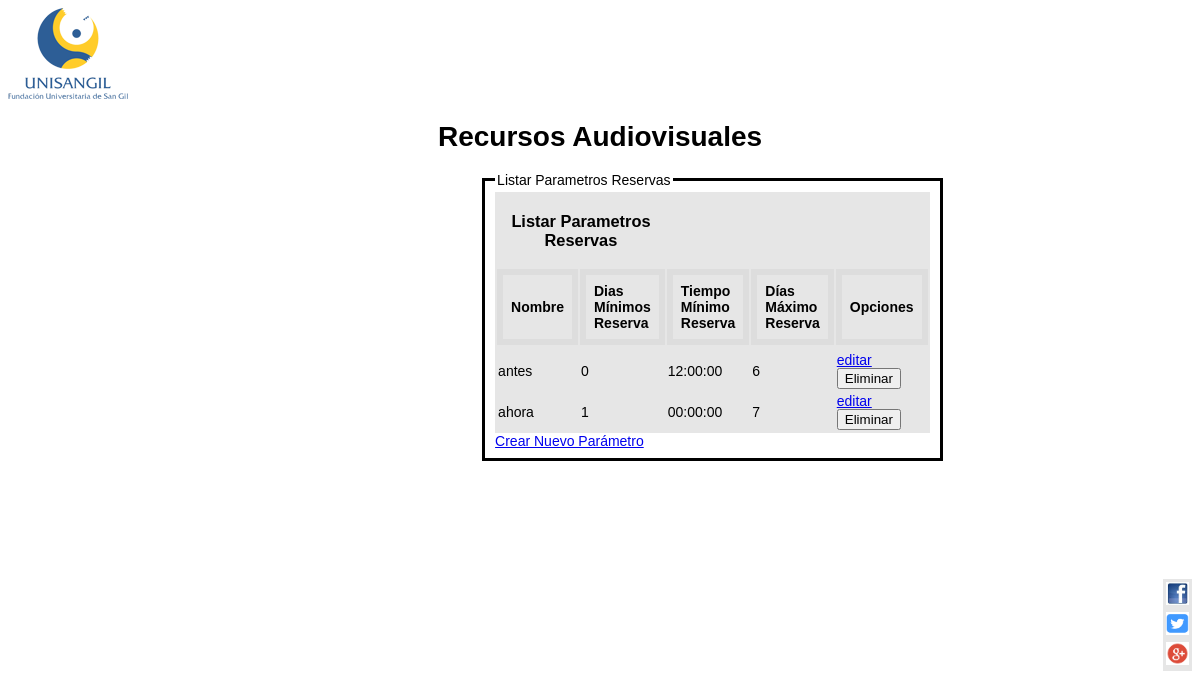
Page /interfaz/parametro_Reserva/listar_parametros_reservas.php on the committed database.
### tables this page shows
CREATE TABLE IF NOT EXISTS parametros_reservas(
    id_parametro_reserva            INT             NOT NULL        AUTO_INCREMENT,
    nombre                          VARCHAR(30)     NOT NULL,
    dias_minimos_reserva            SMALLINT        NOT NULL,
    tiempo_minimo_reserva           TIME            NOT NULL,
    dias_maximos_reserva            SMALLINT        NOT NULL,
    tiempo_maximo_reserva           TIME            NOT NULL,
    estado                          BOOLEAN         NOT NULL,
    PRIMARY KEY (id_parametro_reserva)
);

### controllers/ParametroReservaController.class.php (called while the page is built, shortened)
<?php
class ParametroReservaController
{
    private $daoParametroReserva;
    public function __construct()
    {
        $this->daoParametroReserva = new DAOParametroReserva();
    }
          public function getAllParametrosReserva()
          {
            return $this->daoParametroReserva->getAllParametrosReserva();
          }
}
?>

### dataBase/DAOParametroReserva.class.php (called while the page is built, shortened)
<?php
class DAOParametroReserva extends DataBase{
    public function getAllParametrosReserva()
            {
                 $sql = "SELECT * FROM parametros_reservas";
                 $resulset = $this->selectQuery($sql);
                 return $this-> construirParametrosReserva($resulset);
            }
    private function construirParametrosReserva($resulset){
        $parametrosReserva = [];
        foreach($resulset as $row)
                    {
                      $parametroReserva = new ParametroReserva();
                      $parametroReserva -> setIdParametroReserva((int)$row['id_parametro_reserva']);
                      $parametroReserva->setNombre($row['nombre']);
                      $parametroReserva->setDiasMinimos($row['dias_minimos_reserva']);
                      $parametroReserva->setTiempoMinimo($row['tiempo_minimo_reserva']);
                      $parametroReserva->setDiasMaximo($row['dias_maximos_reserva']);
                      $parametroReserva->setTiempoMaximo($row['tiempo_maximo_reserva']);
                      $parametroReserva->setEstado($row['estado']);
                      array_push ( $parametrosReserva , $parametroReserva );
                    }
                    return $parametrosReserva;
    }
}
?>

### dataBase/DataBase.class.php (called while the page is built, shortened)
<?php
class DataBase
{
    private $server = 'localhost';
    private $user = 'root';
    private $passwd = '';
    private $conn = null;
    private function getConnection()
    {
        try {
            $this->conn = new PDO("mysql:host=$this->server;dbname=audio_visuales", $this->user, $this->passwd);
            $this->conn->setAttribute(PDO::ATTR_ERRMODE, PDO::ERRMODE_EXCEPTION);
        } catch (PDOException $e) {
            echo "Connection failed: " . $e->getMessage();
        }
    }
    protected function selectQuery($query)
    {
        $stmt = $this->conn->prepare($query);
        $stmt->execute();
        $result = $stmt->fetchAll();
        return $result;
    }
}

### objs/ParametroReserva.class.php (called while the page is built, shortened)
<?php
class ParametroReserva{
    private $idParametro;
    private $nombre;
    private $diasMinimos;
    private $tiempoMinimo;
    private $diasMaximo;
    public function getIdParametroReserva(){
        return $this->idParametro;
    }
    public function setIdParametroReserva($idParametro){
        $this->idParametro = $idParametro;
    }
    public function getNombre(){
        return $this->nombre;
    }
    public function setNombre($nombre){
        $this->nombre = $nombre;
    }
    public function getDiasMinimos(){
        return $this->diasMinimos;
    }
    public function setDiasMinimos($diasMinimos){
        $this->diasMinimos = $diasMinimos;
    }
    public function getTiempoMinimo(){
        return $this->tiempoMinimo;
    }
    public function setTiempoMinimo($tiempoMinimo){
        $this->tiempoMinimo = $tiempoMinimo;
    }
    public function getDiasMaximo(){
        return $this->diasMaximo;
    }
    public function setDiasMaximo($diasMaximo){
        $this->diasMaximo = $diasMaximo;
    }
}
 ?>

### interfaz/parametro_Reserva/listar_parametros_reservas.php (the view, shortened to what this page needs)
<?php
	$parametroReservasController = new ParametroReservaController();
 ?>
<!DOCTYPE html>
<html>
<head>
	<link rel="stylesheet" type="text/css" href="/../WebAudioVisuales/interfaz/style.css"">
</head>
	<body>
		<header>
			<img src="/../WebAudioVisuales/interfaz/img/logoUni.png">
			<h1 align="center">Recursos Audiovisuales</h1>
		</header>
			<section name="PeriodosAcademicos">
				<fieldset class="lPA"><legend>Listar Parametros Reservas</legend>
						<table>
							<thead>
								<tr>
									<td colspan="2"><h3>Listar Parametros Reservas</h3></td>
								</tr>
							</thead>
								<tbody>
									<tr>
								    	<th>Nombre</th>
								    	<th>Dias Mínimos Reserva</th>
								    	<th>Tiempo Mínimo Reserva</th>
								    	<th>Días Máximo Reserva</th>
								    	<th>Opciones</th>
								    </tr>
									<tr>
										<td colspan="2">
											<?php
											$listarParametrosReserva = $parametroReservasController -> getAllParametrosReserva();
												foreach ($listarParametrosReserva as $parametroReserva) {
													echo "<tr>";
	    											echo "<td>".$parametroReserva->getNombre()."</td>";
	    											echo "<td>".$parametroReserva->getDiasMinimos()."</td>";
	    											echo "<td>".$parametroReserva->getTiempoMinimo()."</td>";
	    											echo "<td>".$parametroReserva->getDiasMaximo()."</td>";
	    											echo "<td><a href='editar_parametros_reservas.php?idParametro=".$parametroReserva->getIdParametroReserva()."'>editar</a>";
													echo "<form onsubmit='return estaSeguro()' action='../../controllers/ParametroReservaController.class.php' >
													<input type='hidden' name='idParametro' value=".$parametroReserva->getIdParametroReserva().">
													<input type='submit' name='boton' value='Eliminar'></form></td>";
	    											echo "</tr>";
												}
											?>
										</td>
									</tr>
								</tbody>
						</table>
						<a href="crear_parametros_reservas.php">Crear Nuevo Parámetro</a>
				</fieldset>
			</section>
	</body>
	<footer>
		<table align="right" class="redes">
		<tbody>
			<tr>
				<td style="text-align: right;"><a href="https://www.facebook.com/UNISANGIL" target="_blank" rel="alternate"><img src="/../WebAudioVisuales/interfaz/img/facebook.jpg" alt="" height="23" width="23"></a></td>
			</tr>
			<tr>
				<td style="text-align: right;"><a href="https://twitter.com/unisangil" target="_blank" rel="alternate"><img src="/../WebAudioVisuales/interfaz/img/twitter.png" alt="" height="23" width="23"></a></td>
			</tr>
			<tr>
				<td style="text-align: right;"><a href="https://plus.google.com/+unisangil/posts" target="_blank" rel="alternate"><img src="/../WebAudioVisuales/interfaz/img/google.png" alt="" height="23" width="23"></a></td>
			</tr>
		</tbody>
		</table>
	</footer>
</html>

### interfaz/style.css (style rules this page uses)
body { font-family: arial; font-size: 14px; t }
h3 { text-align: center; }
table { background: white; background-color: #e6e6e6; display: block; }
.redes { margin-top: 10%; }
.lPA { border: solid; margin-left: 40%; margin-right:30%; }
th { border: 6px solid #dddddd; text-align: left; padding: 8px }

### rows in the picture
parametros_reservas: nombre "antes", dias_minimos_reserva "0", tiempo_minimo_reserva "12:00:00", dias_maximos_reserva "6"
parametros_reservas: nombre "ahora", dias_minimos_reserva "1", tiempo_minimo_reserva "00:00:00", dias_maximos_reserva "7"
